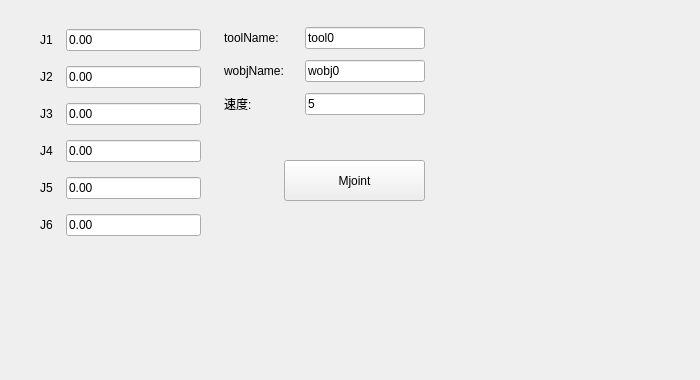
     <widget class="QWidget" name="tab2">
      <attribute name="title">
       <string>运动3</string>
      </attribute>
      <widget class="QWidget" name="widget_2" native="true">
       <property name="geometry">
        <rect>
         <x>0</x>
         <y>0</y>
         <width>691</width>
         <height>371</height>
        </rect>
       </property>
       <property name="minimumSize">
        <size>
         <width>0</width>
         <height>200</height>
        </size>
       </property>
       <widget class="QPushButton" name="MJOINT">
        <property name="geometry">
         <rect>
          <x>284</x>
          <y>160</y>
          <width>141</width>
          <height>41</height>
         </rect>
        </property>
        <property name="text">
         <string>Mjoint</string>
        </property>
       </widget>
       <widget class="QWidget" name="layoutWidget_9">
        <property name="geometry">
         <rect>
          <x>40</x>
          <y>20</y>
          <width>161</width>
          <height>231</height>
         </rect>
        </property>
        <layout class="QVBoxLayout" name="verticalLayout_14">
         <item>
          <layout class="QHBoxLayout" name="horizontalLayout_63">
           <item>
            <widget class="QLabel" name="mj1_6">
             <property name="minimumSize">
              <size>
               <width>20</width>
               <height>0</height>
              </size>
             </property>
             <property name="text">
              <string>J1</string>
             </property>
            </widget>
           </item>
           <item>
            <widget class="QLineEdit" name="mjoint_j1">
             <property name="text">
              <string>0.00</string>
             </property>
            </widget>
           </item>
          </layout>
         </item>
         <item>
          <layout class="QHBoxLayout" name="horizontalLayout_64">
           <item>
            <widget class="QLabel" name="mj2_6">
             <property name="minimumSize">
              <size>
               <width>20</width>
               <height>0</height>
              </size>
             </property>
             <property name="text">
              <string>J2</string>
             </property>
            </widget>
           </item>
           <item>
            <widget class="QLineEdit" name="mjoint_j2">
             <property name="text">
              <string>0.00</string>
             </property>
            </widget>
           </item>
          </layout>
         </item>
         <item>
          <layout class="QHBoxLayout" name="horizontalLayout_65">
           <item>
            <widget class="QLabel" name="mj3_6">
             <property name="minimumSize">
              <size>
               <width>20</width>
               <height>0</height>
              </size>
             </property>
             <property name="text">
              <string>J3</string>
             </property>
            </widget>
           </item>
           <item>
            <widget class="QLineEdit" name="mjoint_j3">
             <property name="text">
              <string>0.00</string>
             </property>
            </widget>
           </item>
          </layout>
         </item>
         <item>
          <layout class="QHBoxLayout" name="horizontalLayout_66">
           <item>
            <widget class="QLabel" name="mj4_6">
             <property name="minimumSize">
              <size>
               <width>20</width>
               <height>0</height>
              </size>
             </property>
             <property name="text">
              <string>J4</string>
             </property>
            </widget>
           </item>
           <item>
            <widget class="QLineEdit" name="mjoint_j4">
             <property name="text">
              <string>0.00</string>
             </property>
            </widget>
           </item>
          </layout>
         </item>
         <item>
          <layout class="QHBoxLayout" name="horizontalLayout_67">
           <item>
            <widget class="QLabel" name="mj5_3">
             <property name="minimumSize">
              <size>
               <width>20</width>
               <height>0</height>
              </size>
             </property>
             <property name="text">
              <string>J5</string>
             </property>
            </widget>
           </item>
           <item>
            <widget class="QLineEdit" name="mjoint_j5">
             <property name="text">
              <string>0.00</string>
             </property>
            </widget>
           </item>
          </layout>
         </item>
         <item>
          <layout class="QHBoxLayout" name="horizontalLayout_68">
           <item>
            <widget class="QLabel" name="mj6_8">
             <property name="minimumSize">
              <size>
               <width>20</width>
               <height>0</height>
              </size>
             </property>
             <property name="text">
              <string>J6</string>
             </property>
            </widget>
           </item>
           <item>
            <widget class="QLineEdit" name="mjoint_j6">
             <property name="text">
              <string>0.00</string>
             </property>
            </widget>
           </item>
          </layout>
         </item>
        </layout>
       </widget>
       <widget class="QWidget" name="layoutWidget">
        <property name="geometry">
         <rect>
          <x>224</x>
          <y>22</y>
          <width>201</width>
          <height>101</height>
         </rect>
        </property>
        <layout class="QVBoxLayout" name="verticalLayout_13">
         <item>
          <layout class="QHBoxLayout" name="horizontalLayout_69">
           <item>
            <widget class="QLabel" name="mj6_9">
             <property name="minimumSize">
              <size>
               <width>50</width>
               <height>0</height>
              </size>
             </property>
             <property name="text">
              <string>toolName:</string>
             </property>
            </widget>
           </item>
           <item>
            <widget class="QLineEdit" name="mjoint_tool">
             <property name="maximumSize">
              <size>
               <width>120</width>
               <height>16777215</height>
              </size>
             </property>
             <property name="text">
              <string>tool0</string>
             </property>
            </widget>
           </item>
          </layout>
         </item>
         <item>
          <layout class="QHBoxLayout" name="horizontalLayout_70">
           <item>
            <widget class="QLabel" name="mj6_10">
             <property name="minimumSize">
              <size>
               <width>50</width>
               <height>0</height>
              </size>
             </property>
             <property name="text">
              <string>wobjName:</string>
             </property>
            </widget>
           </item>
           <item>
            <widget class="QLineEdit" name="mjoint_wobj">
             <property name="maximumSize">
              <size>
               <width>120</width>
               <height>16777215</height>
              </size>
             </property>
             <property name="text">
              <string>wobj0</string>
             </property>
            </widget>
           </item>
          </layout>
         </item>
         <item>
          <layout class="QHBoxLayout" name="horizontalLayout_52">
           <item>
            <widget class="QLabel" name="mj6_7">
             <property name="minimumSize">
              <size>
               <width>50</width>
               <height>0</height>
              </size>
             </property>
             <property name="text">
              <string>速度:</string>
             </property>
            </widget>
           </item>
           <item>
            <widget class="QLineEdit" name="mjoint_speed">
             <property name="maximumSize">
              <size>
               <width>120</width>
               <height>16777215</height>
              </size>
             </property>
             <property name="text">
              <string>5</string>
             </property>
            </widget>
           </item>
          </layout>
         </item>
        </layout>
       </widget>
      </widget>
     </widget>
